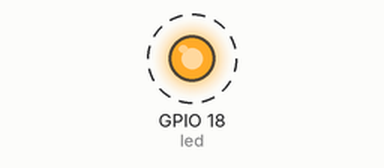
This program was run on a simulated Raspberry Pi (BCM pin numbers). Shown: output pins drawn as LEDs (lit = HIGH). Dashed ring = blinking. At 20.0 s the program stops and its outputs stay as they are.

Above: at 0.5 s.
Timing chart, 0 to 4.6 s (numbered marks = the images above):
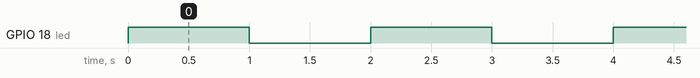

The program:

blink_led.py
```python
# (licence header left out)
import RPi.GPIO as GPIO
import time

#Declare pins and setup
led = 18
GPIO.setmode(GPIO.BCM)
GPIO.setup(led, GPIO.OUT)

#Blink 10 times
for x in range(0,10):
    GPIO.output(led, True)
    time.sleep(1)
    GPIO.output(led, False)
    time.sleep(1)

#cleanup
GPIO.cleanup()
```

Measured:
- by itself, GPIO 18 (led): alternates HIGH for 1.0 s and LOW for 1.0 s, 20 changes in all, then stays LOW
